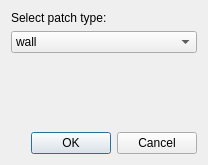
<?xml version="1.0" encoding="UTF-8"?>
<ui version="4.0">
 <class>bcPatchUI</class>
 <widget class="QDialog" name="bcPatchUI">
  <property name="geometry">
   <rect>
    <x>0</x>
    <y>0</y>
    <width>208</width>
    <height>165</height>
   </rect>
  </property>
  <property name="font">
   <font>
    <pointsize>9</pointsize>
   </font>
  </property>
  <property name="windowTitle">
   <string>Dialog</string>
  </property>
  <layout class="QVBoxLayout" name="verticalLayout">
   <item>
    <widget class="QLabel" name="label">
     <property name="text">
      <string>Select patch type:</string>
     </property>
    </widget>
   </item>
   <item>
    <widget class="QComboBox" name="comboBox">
     <item>
      <property name="text">
       <string>wall</string>
      </property>
      <property name="icon">
       <iconset>
        <normaloff>images/fromHelyx/wall16.png</normaloff>images/fromHelyx/wall16.png</iconset>
      </property>
     </item>
     <item>
      <property name="text">
       <string>patch</string>
      </property>
      <property name="icon">
       <iconset>
        <normaloff>images/fromHelyx/patch16.png</normaloff>images/fromHelyx/patch16.png</iconset>
      </property>
     </item>
     <item>
      <property name="text">
       <string>empty</string>
      </property>
      <property name="icon">
       <iconset>
        <normaloff>images/fromHelyx/empty16.png</normaloff>images/fromHelyx/empty16.png</iconset>
      </property>
     </item>
     <item>
      <property name="text">
       <string>symmetry</string>
      </property>
      <property name="icon">
       <iconset>
        <normaloff>images/fromHelyx/symmetry16.png</normaloff>images/fromHelyx/symmetry16.png</iconset>
      </property>
     </item>
     <item>
      <property name="text">
       <string>wedge</string>
      </property>
      <property name="icon">
       <iconset>
        <normaloff>images/fromHelyx/wedge16.png</normaloff>images/fromHelyx/wedge16.png</iconset>
      </property>
     </item>
    </widget>
   </item>
   <item>
    <spacer name="verticalSpacer">
     <property name="orientation">
      <enum>Qt::Vertical</enum>
     </property>
     <property name="sizeHint" stdset="0">
      <size>
       <width>20</width>
       <height>40</height>
      </size>
     </property>
    </spacer>
   </item>
   <item>
    <widget class="QDialogButtonBox" name="buttonBox">
     <property name="orientation">
      <enum>Qt::Horizontal</enum>
     </property>
     <property name="standardButtons">
      <set>QDialogButtonBox::Cancel|QDialogButtonBox::Ok</set>
     </property>
    </widget>
   </item>
  </layout>
 </widget>
 <resources/>
 <connections>
  <connection>
   <sender>buttonBox</sender>
   <signal>accepted()</signal>
   <receiver>bcPatchUI</receiver>
   <slot>accept()</slot>
   <hints>
    <hint type="sourcelabel">
     <x>248</x>
     <y>254</y>
    </hint>
    <hint type="destinationlabel">
     <x>157</x>
     <y>274</y>
    </hint>
   </hints>
  </connection>
  <connection>
   <sender>buttonBox</sender>
   <signal>rejected()</signal>
   <receiver>bcPatchUI</receiver>
   <slot>reject()</slot>
   <hints>
    <hint type="sourcelabel">
     <x>316</x>
     <y>260</y>
    </hint>
    <hint type="destinationlabel">
     <x>286</x>
     <y>274</y>
    </hint>
   </hints>
  </connection>
 </connections>
</ui>
